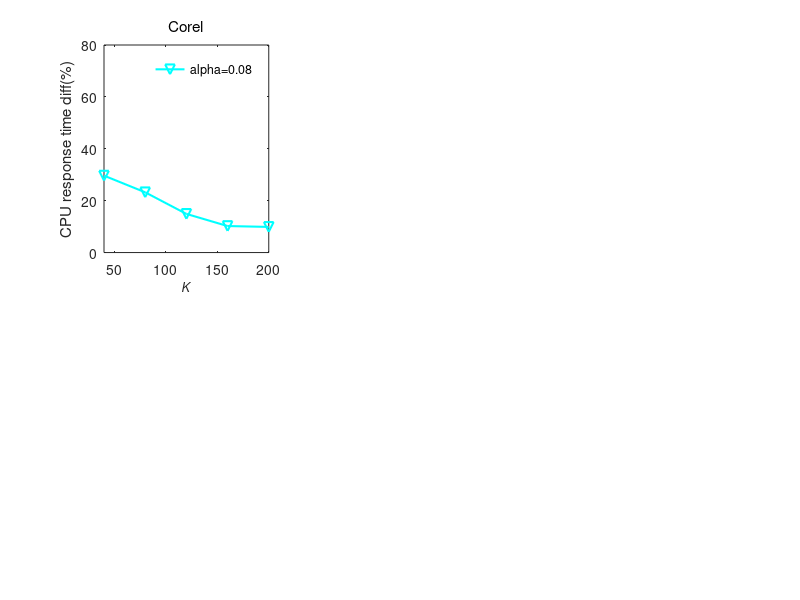

Write MATLAB code to recreate this figure. (Note: this script raises an error after producing the figure.)
%% CPU response time diff percent between HB and HB+
% some common config
linesolid = ['-ks'; '-ro'; '-g^'; '-cv'; '-md'; '-ko';'-rv'];
linedashed = [':ks'; ':ro'; ':g^'; ':cv'; ':md'; ':ko';':rv'];
hold on;
box on;
set(gcf,'Position',[100 100 1400, 720]);
y =100 * [...
    0.296470588,0.232222222,0.148954704,0.102180685,0.098810613;...
    0.25718111,0.254537988,0.226666667,0.218156686,0.193477865;...
    0.57773981,0.584302629,0.576996497,0.541583599,0.5556984];

% Corel
subplot(2,3,1);
x_nk = [40:40:200];
plot(...
    x_nk, y(1,:), linesolid(4,:),...
    'LineWidth', 1.5, 'MarkerSize', 7);
title('Corel', 'Fontname', 'Helvetica', 'FontAngle', 'Normal', 'FontWeight', 'Normal');
xlabel('K');
ylabel('CPU response time diff(%)');
h=legend('alpha=0.08');
set(h, 'EdgeColor', 'White', 'Location', 'NorthEast');
axis([min(x_nk), max(x_nk), 0, 80]);
set(get(gca,'XLabel'),'FontSize',9, 'FontAngle', 'Italic', 'FontWeight', 'Normal', 'Vertical','top');
set(get(gca,'YLabel'),'FontSize',10, 'FontAngle', 'Italic', 'FontWeight', 'Normal', 'Vertical','bottom');
set(gca, 'Fontname', 'Helvetica',  'FontSize',10);
set(gca, 'XTick', x_nk');
set(gca, 'YTick', [0:20:80]);

% Aerial
subplot(2,3,2);
x_nk = [300:100:700];
plot(...
    x_nk, y(2,:), linesolid(3,:),...
    'LineWidth', 1.5, 'MarkerSize', 7);
title('Aerial', 'Fontname', 'Helvetica', 'FontAngle', 'Normal', 'FontWeight', 'Normal');
xlabel('K');
ylabel('CPU response time diff(%)');
h=legend('alpha=0.06');
set(h, 'EdgeColor', 'White', 'Location', 'NorthEast');
axis([min(x_nk), max(x_nk), 0, 80]);
set(get(gca,'XLabel'),'FontSize',9, 'FontAngle', 'Italic', 'FontWeight', 'Normal', 'Vertical','top');
set(get(gca,'YLabel'),'FontSize',10, 'FontAngle', 'Italic', 'FontWeight', 'Normal', 'Vertical','bottom');
set(gca, 'Fontname', 'Helvetica',  'FontSize',10);
set(gca, 'XTick', x_nk');
set(gca, 'YTick', [0:20:80]);

% WT
subplot(2,3,3);
x_nk = [800:200:1600];
plot(...
    x_nk, y(3,:), linesolid(2,:),...
    'LineWidth', 1.5, 'MarkerSize', 7);
title('WT', 'Fontname', 'Helvetica', 'FontAngle', 'Normal', 'FontWeight', 'Normal');
xlabel('K');
ylabel('CPU response time diff(%)');
h=legend('alpha=0.04');
set(h, 'EdgeColor', 'White', 'Location', 'NorthEast');
axis([min(x_nk), max(x_nk), 0, 80]);
set(get(gca,'XLabel'),'FontSize',9, 'FontAngle', 'Italic', 'FontWeight', 'Normal', 'Vertical','top');
set(get(gca,'YLabel'),'FontSize',10, 'FontAngle', 'Italic', 'FontWeight', 'Normal', 'Vertical','bottom');
set(gca, 'Fontname', 'Helvetica',  'FontSize',10);
set(gca, 'XTick', x_nk');
set(gca, 'YTick', [0:20:80]);